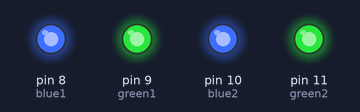
Recording of a sketch running on a simulated Arduino Uno, built with avr-gcc and run on an emulated ATmega328P. On the bench: output pins drawn as LEDs (lit = HIGH).

Above: at 1.0 s.
At 34.65 s:
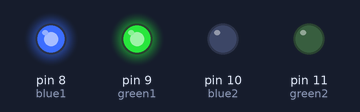
At 36.75 s:
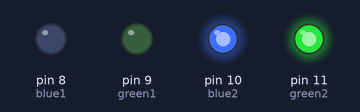
At 53.6 s:
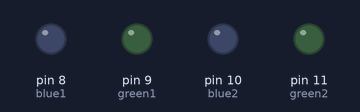
Timing chart, 0 to 58.6 s (numbered marks = the images above):
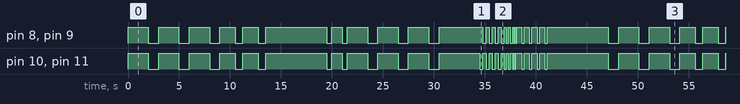

Measured:
- by itself, pin 8 (blue1), pin 9 (green1), pin 10 (blue2), pin 11 (green2): moves between LOW and HIGH, repeating every 45.1 s
- by itself, everything shown: repeats every 45.1 s, in 45 steps

The sketch:

LED.ino
```cpp
int blue1 = 8;
int green1 = 9;
int blue2 = 10;
int green2 = 11;

void setup() {
  pinMode(8, OUTPUT);
  pinMode(9, OUTPUT);
  pinMode(10, OUTPUT);
  pinMode(11, OUTPUT);
}

void loop() {
  happyBlink2();
  delay(5000);
  happyBlink1();
  delay(4000);
  flusteredBlink();
  delay(4000);
}

// ALL LED RELATED FUNCTIONS
void blue1On() {
  digitalWrite(blue1, HIGH);
}
void blue2On() {
  digitalWrite(blue2,HIGH);
}
void green1On() {
  digitalWrite(green1,HIGH);
}
void green2On() {
  digitalWrite(green2,HIGH);
}
void blue1Off() {
  digitalWrite(blue1, LOW);
}
void blue2Off() {
  digitalWrite(blue2,LOW);
}
void green1Off() {
  digitalWrite(green1,LOW);
}
void green2Off() {
  digitalWrite(green2,LOW);
}
void blueAllOff() {
  digitalWrite(blue1, LOW);
  digitalWrite(blue2, LOW);
}
void greenAllOff() {
  digitalWrite(green1, LOW);
  digitalWrite(green2, LOW);
}
void blueAllOn() {
  blue1On();
  blue2On();
}
void greenAllOn() {
  green1On();
  green2On();
}
void eyesAlternate(int time, int loops) {
  blueAllOn();
  greenAllOn();
  int i = 0;

  for (i = 0; i < loops; i++) {
    blue1On();
    green1On();
    blue2Off();
    green2Off();
    delay(time);
    blue1Off();
    green1Off();
    blue2On();
    green2On();
    delay(time);
  }
}
void blink(int time, int loops) {
  blueAllOn();
  greenAllOn();
  int i = 0;

  for (i = 0; i < loops; i++) {
    blue1On();
    green1On();
    blue2On();
    green2On();
    delay(time);
    blue1Off();
    green1Off();
    blue2Off();
    green2Off();
    delay(time/2);
  }
}
void flusteredBlink() {
  eyesAlternate(300,4);
  eyesAlternate(200,2);
  eyesAlternate(100,2);
  blink(500,4);
  blueAllOn();
  greenAllOn();
}
void happyBlink1() {
  blink(1000,2);
  blink(2000,3);
  blueAllOn();
  greenAllOn();
}
void happyBlink2() {
  blink(2000,3);
  blink(1500,2);
  blueAllOn();
  greenAllOn();
}
```
